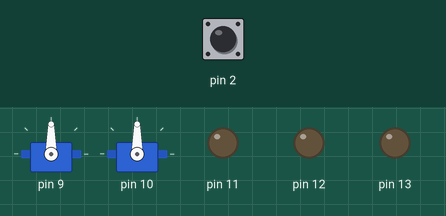
Simulated run of this sketch. Board: Arduino Uno, built with avr-gcc and run on an emulated ATmega328P. Shown: 2 × servo, output pins drawn as LEDs (lit = HIGH). The inputs (shaded band) are chosen by the test bench; at power-on: pin 2 HIGH.

Above: at 1.2 s.
1.3 s: pin 2 pulled LOW for 0.15 s
At 2.3 s:
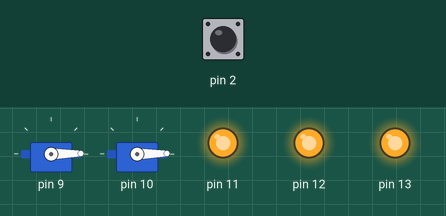
2.9 s: pin 2 pulled LOW for 1 s
At 3.6 s:
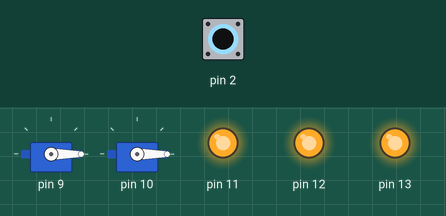
5.4 s: pin 2 pulsed LOW 5 times (0.12 s each, 0.3 s apart)
At 7.6 s:
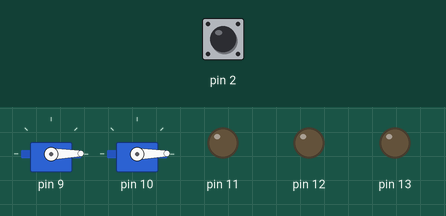
Timing chart, 0 to 9.1 s (numbered marks = the images above; inputs shaded):
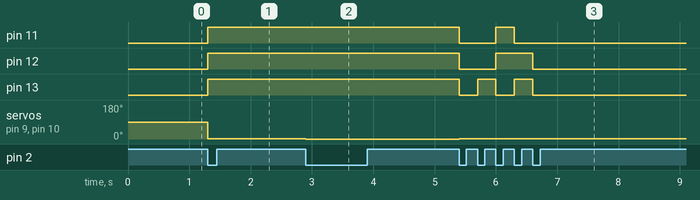

Measured:
- after the input at 1.3 s, pin 11–13: LOW → HIGH at once; servo on pin 9, servo on pin 10: 90° → 1° at once
- after the input at 2.9 s, servo on pin 9, servo on pin 10: 1° → 0° at once
- after the input at 5.4 s, pin 11: HIGH → LOW at once, → HIGH 0.60 s later, → LOW 0.30 s later; pin 12: HIGH → LOW at once, → HIGH 0.60 s later, → LOW 0.60 s later; pin 13: alternates HIGH for 0.30 s and LOW for 0.30 s, 5 changes in all, then stays LOW, starting at once; servo on pin 9, servo on pin 10: 0° → 1° at once

The sketch:

ExternalInterrupt.ino
```cpp
#include <Servo.h>

class Flasher
{
	// Class Member Variables
	// These are initialized at startup
	int ledPin;      // the number of the LED pin
	long OnTime;     // milliseconds of on-time
	long OffTime;    // milliseconds of off-time

	// These maintain the current state
	volatile int ledState;             		// ledState used to set the LED
	volatile unsigned long previousMillis;  	// will store last time LED was updated

  // Constructor - creates a Flasher
  // and initializes the member variables and state
  public:
  Flasher(int pin, long on, long off)
  {
	ledPin = pin;
	pinMode(ledPin, OUTPUT);

	OnTime = on;
	OffTime = off;

	ledState = LOW;
	previousMillis = 0;
  }

  void Update(unsigned long currentMillis)
  {
    if((ledState == HIGH) && (currentMillis - previousMillis >= OnTime))
    {
    	ledState = LOW;  // Turn it off
      previousMillis = currentMillis;  // Remember the time
      digitalWrite(ledPin, ledState);  // Update the actual LED
    }
    else if ((ledState == LOW) && (currentMillis - previousMillis >= OffTime))
    {
      ledState = HIGH;  // turn it on
      previousMillis = currentMillis;   // Remember the time
      digitalWrite(ledPin, ledState);	  // Update the actual LED
    }
  }
};

class Sweeper
{
  Servo servo;              // the servo
  int  updateInterval;      // interval between updates

  volatile int pos;                  // current servo position
  volatile unsigned long lastUpdate; // last update of position
  volatile int increment;            // increment to move for each interval

public:
  Sweeper(int interval)
  {
    updateInterval = interval;
    increment = 1;
  }

  void Attach(int pin)
  {
    servo.attach(pin);
  }

  void Detach()
  {
    servo.detach();
  }

  void reset()
  {
    pos = 0;
    servo.write(pos);
    increment = abs(increment);
  }

  void Update(unsigned long currentMillis)
  {
    if((currentMillis - lastUpdate) > updateInterval)  // time to update
    {
      lastUpdate = currentMillis;
      pos += increment;
      servo.write(pos);
      if ((pos >= 180) || (pos <= 0)) // end of sweep
      {
        // reverse direction
        increment = -increment;
      }
    }
  }
};


Flasher led1(11, 123, 400);
Flasher led2(12, 350, 350);
Flasher led3(13, 200, 222);

Sweeper sweeper1(25);
Sweeper sweeper2(35);

void setup()
{
  sweeper1.Attach(9);
  sweeper2.Attach(10);

  // Timer0 is already used for millis() - we'll just interrupt somewhere
  // in the middle and call the "Compare A" function below
  OCR0A = 0xAF;
  TIMSK0 |= _BV(OCIE0A);

  pinMode(2, INPUT_PULLUP);
  attachInterrupt(0, Reset, FALLING);
}

void Reset()
{
  sweeper1.reset();
  sweeper2.reset();
}

// Interrupt is called once a millisecond,
SIGNAL(TIMER0_COMPA_vect)
{
  unsigned long currentMillis = millis();
  sweeper1.Update(currentMillis);

  //if(digitalRead(2) == HIGH)
  {
     sweeper2.Update(currentMillis);
     led1.Update(currentMillis);
  }

  led2.Update(currentMillis);
  led3.Update(currentMillis);
}

void loop()
{
}
```
